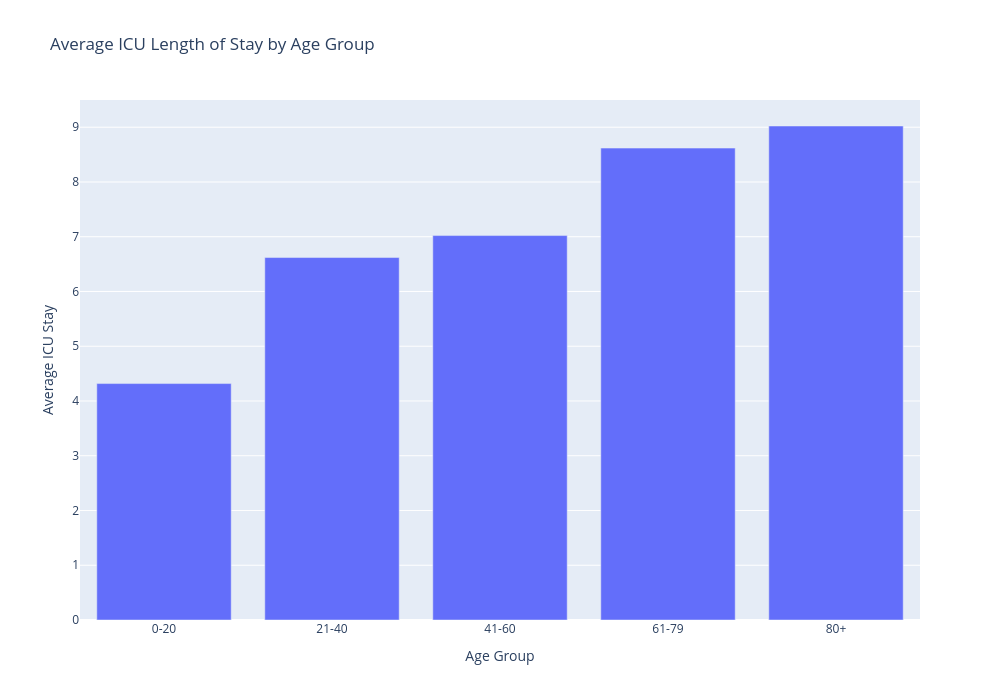

The notebook cell this image was saved under:
### Markdown cell above
**<h3 style="color:darkgreen;">2.1 Average Length of Stay of each Age Group**

**Goal:** To analyze the relationship between patient age groups and the average length of ICU stay among sepsis patients.

### Code cell
# Generating age groups for esier analysis
bins = [0, 20, 40, 60, 80, 100]
labels = ['0-20','21-40','41-60','61-79','80+']

df['age_group'] = pd.cut(df['age'], bins=bins, labels=labels, ordered=True)

# Calculate mean ICU stay
age_mean = df.groupby('age_group')['length_of_stay_in_intensive_care'].mean().reset_index()

# Plotly bar chart
fig = px.bar(
    age_mean,
    x='age_group',
    y='length_of_stay_in_intensive_care',
    title='Average ICU Length of Stay by Age Group',
    labels={
        'age_group':'Age Group',
        'length_of_stay_in_intensive_care':'Average ICU Stay'
    }
)

# Configure the figure size
fig.update_layout(
    width=1000,
    height=700
)

# Displaying the Visualization
fig.show()

### Figure 1 — Plotly figure (JSON) as saved in the notebook; plotly's stock layout.template omitted (floating-point values rounded to 4 significant figures)
{"data": [{"hovertemplate": "Age Group=%{x}<br>Average ICU Stay=%{y}<extra></extra>", "legendgroup": "", "marker": {"color": "#636efa", "pattern": {"shape": ""}}, "name": "", "orientation": "v", "showlegend": false, "textposition": "auto", "type": "bar", "x": ["0-20", "21-40", "41-60", "61-79", "80+"], "xaxis": "x", "y": [4.318, 6.62, 7.021, 8.619, 9.022], "yaxis": "y"}], "layout": {"barmode": "relative", "height": 700, "legend": {"tracegroupgap": 0}, "title": {"text": "Average ICU Length of Stay by Age Group"}, "width": 1000, "xaxis": {"anchor": "y", "domain": [0, 1], "title": {"text": "Age Group"}}, "yaxis": {"anchor": "x", "domain": [0, 1], "title": {"text": "Average ICU Stay"}}}}
